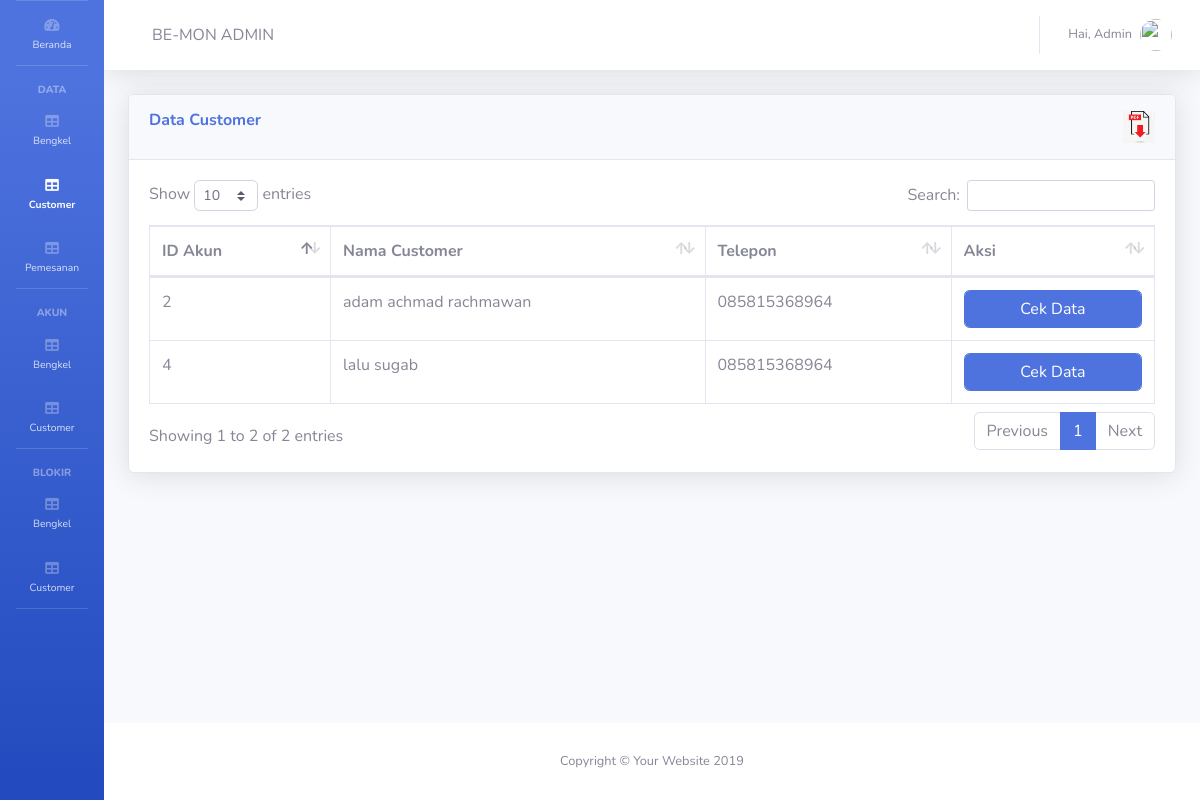
/admin/data_customer.php (signed in), run on the app's committed database.
### tables this page shows
CREATE TABLE `data_customer` (
  `id_account` int(32) NOT NULL,
  `nama` varchar(32) NOT NULL,
  `telepon` varchar(32) NOT NULL,
  `kitas` varchar(32) NOT NULL DEFAULT 'default.jpg'
);

CREATE TABLE `account` (
  `id_account` int(11) NOT NULL,
  `email` varchar(32) NOT NULL,
  `kata_sandi` varchar(32) NOT NULL,
  `level` int(32) NOT NULL
);

### admin/data_customer.php (the view, shortened to what this page needs)
<!DOCTYPE html>
<html lang="en">
<head>
  <link href="vendor/fontawesome-free/css/all.min.css" rel="stylesheet" type="text/css">
  <link href="css/sb-admin-2.min.css" rel="stylesheet">
  <link href="vendor/datatables/dataTables.bootstrap4.min.css" rel="stylesheet">
</head>
<body id="page-top">
  <div id="wrapper">
    <?php
      include 'sidebar.php';
    ?>
    <div id="content-wrapper" class="d-flex flex-column">
      <div id="content">
          <?php include 'navbar.php'  ?>
        <div class="container-fluid">
          <div class="card shadow mb-4">
            <div class="card-header py-3 clearfix">
              <h6 class="m-0 font-weight-bold float-left text-primary">Data Customer</h6>
              <a href="pdfc.php" class="float-right">
              <img src="pdf.png" width=32px; height=32px;></a>
            </div>
            <div class="card-body">
              <div class="table-responsive">
                <table class="table table-bordered" id="dataTable" width="100%" cellspacing="0">
                  <thead>
                    <tr>
                      <th>ID Akun</th>
                      <th>Nama Customer</th>
                      <th>Telepon</th>
                      <th>Aksi</th>
                    </tr>
                  </thead>
                  <tbody>
                    <?php
                      $sql = mysqli_query($con,"SELECT * FROM data_customer INNER JOIN account ON data_customer.id_account = account.id_account where level = '0'");
                      while($data = mysqli_fetch_array($sql)){?>
                    <tr>
                      <td><?php echo "$data[id_account]" ?></td>
                      <td><?php echo "$data[nama]" ?></td>
                      <td><?php echo "$data[telepon]" ?></td>
                      <td>
                      <a href="view_customer.php?id=<?php echo"$data[id_account]"?>" class="form-control btn btn-primary">
                          Cek Data
                      </a>
                      </td>
                    </tr>
                    <?php } ?>
                  </tbody>
                </table>
              </div>
            </div>
          </div>
        </div>
      </div>
      <footer class="sticky-footer bg-white">
        <div class="container my-auto">
          <div class="copyright text-center my-auto">
            <span>Copyright &copy; Your Website 2019</span>
          </div>
        </div>
      </footer>
    </div>
  </div>
</body>
</html>

### data on the page
data_customer: account.id_account "2", nama "adam achmad rachmawan", telepon "085815368964"
data_customer: account.id_account "4", nama "lalu sugab", telepon "085815368964"
